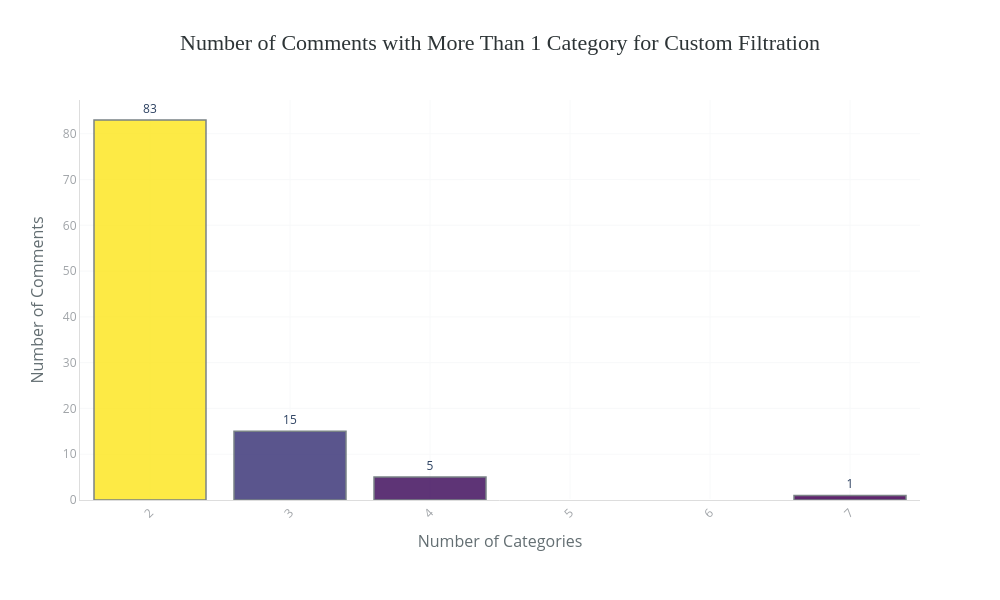

Notebook source saved alongside this figure:
### Code cell
bar_chart(
    data=df_plot_filtered,
    x="num_categories",
    y="num_comments",
    title="Number of Comments with More Than 1 Category for Custom Filtration",
    labels={
        "num_categories": "Number of Categories",
        "num_comments": "Number of Comments"
    },
    top_n=len(df_plot_filtered)  # ensure all appear
)

### Figure 1 — Plotly figure (JSON) as saved in the notebook; plotly's stock layout.template omitted (floating-point values rounded to 4 significant figures)
{"data": [{"hovertemplate": "Number of Categories=%{x}<br>Number of Comments=%{marker.color}<br>text=%{text}<extra></extra>", "legendgroup": "", "marker": {"color": [83, 15, 5, 1], "coloraxis": "coloraxis", "line": {"color": "#636E72", "width": 1.5}, "opacity": 0.85, "pattern": {"shape": ""}}, "name": "", "orientation": "v", "showlegend": false, "text": ["83", "15", "5", "1"], "textposition": "outside", "texttemplate": "%{text}", "type": "bar", "x": [2, 3, 4, 7], "xaxis": "x", "y": [83, 15, 5, 1], "yaxis": "y"}], "layout": {"barmode": "relative", "coloraxis": {"colorbar": {"title": {"text": "Number of Comments"}}, "colorscale": [[0, "#440154"], [0.25, "#3b528b"], [0.5, "#21908d"], [0.75, "#5dc962"], [1, "#fde725"]], "showscale": false}, "height": 600, "legend": {"tracegroupgap": 0}, "margin": {"b": 100, "l": 80, "r": 80, "t": 100}, "paper_bgcolor": "white", "plot_bgcolor": "white", "showlegend": false, "title": {"font": {"color": "#2D3436", "family": "Arial Black", "size": 22}, "text": "Number of Comments with More Than 1 Category for Custom Filtration", "x": 0.5, "xanchor": "center"}, "width": 1000, "xaxis": {"anchor": "y", "domain": [0, 1], "gridcolor": "#F8F9FA", "linecolor": "#DDD", "showgrid": true, "tickangle": -45, "tickfont": {"color": "#A0A4A8", "size": 12}, "title": {"font": {"color": "#636E72", "size": 16}, "text": "Number of Categories"}}, "yaxis": {"anchor": "x", "domain": [0, 1], "gridcolor": "#F8F9FA", "linecolor": "#DDD", "showgrid": true, "tickfont": {"color": "#A0A4A8", "size": 12}, "title": {"font": {"color": "#636E72", "size": 16}, "text": "Number of Comments"}}}}
